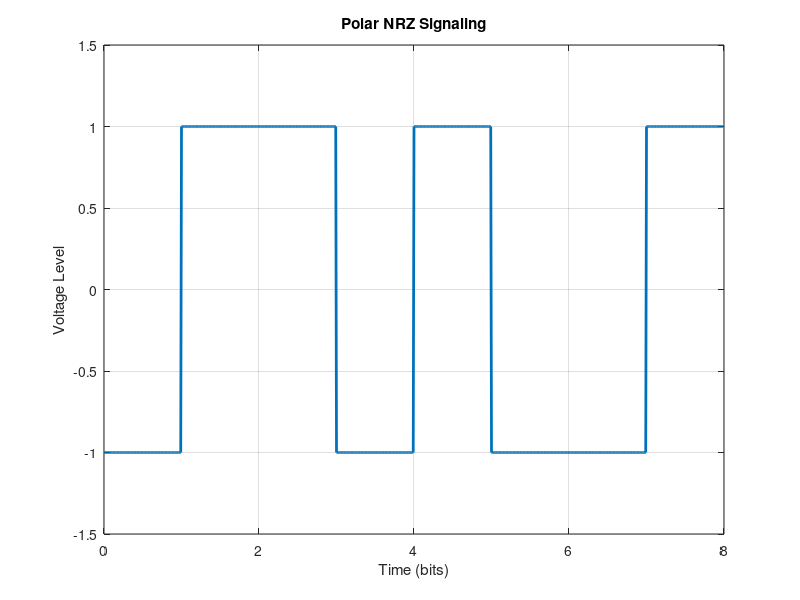

Source code (MATLAB):
clc;
clear;
close all;
% Number of bits
N = 8;
% Generate random binary data
binary_data = [0 1 1 0 1 0 0 1];
%binary_data = randi([0, 1], 1, N);
% Mapping Function
polar_data = 2 * binary_data - 1;
% Time vector setup
t = 0:0.01:N-0.01;
% Extend binary data for plotting
extended_data = repelem(polar_data, 100);
% Plotting
plot(t, extended_data, 'linewidth', 2);
axis([0, N, -1.5, 1.5]); % Set axis limits
grid on;
title("Polar NRZ Signaling");
xlabel('Time (bits)');
ylabel('Voltage Level');
